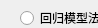
             <widget class="QWidget" name="page_14">
              <property name="geometry">
               <rect>
                <x>0</x>
                <y>0</y>
                <width>98</width>
                <height>28</height>
               </rect>
              </property>
              <attribute name="label">
               <string>生育模式</string>
              </attribute>
              <widget class="QRadioButton" name="radioButton_89">
               <property name="geometry">
                <rect>
                 <x>20</x>
                 <y>10</y>
                 <width>161</width>
                 <height>16</height>
                </rect>
               </property>
               <property name="text">
                <string>回归模型法(系统提供数据)</string>
               </property>
              </widget>
              <widget class="QRadioButton" name="radioButton_96">
               <property name="geometry">
                <rect>
                 <x>250</x>
                 <y>80</y>
                 <width>89</width>
                 <height>16</height>
                </rect>
               </property>
               <property name="text">
                <string>RadioButton</string>
               </property>
              </widget>
              <widget class="QRadioButton" name="radioButton_126">
               <property name="geometry">
                <rect>
                 <x>20</x>
                 <y>40</y>
                 <width>141</width>
                 <height>16</height>
                </rect>
               </property>
               <property name="text">
                <string>回归模型法(自行计算)</string>
               </property>
              </widget>
              <widget class="QRadioButton" name="radioButton_127">
               <property name="enabled">
                <bool>false</bool>
               </property>
               <property name="geometry">
                <rect>
                 <x>20</x>
                 <y>60</y>
                 <width>89</width>
                 <height>16</height>
                </rect>
               </property>
               <property name="text">
                <string>其它模型法</string>
               </property>
              </widget>
              <widget class="QComboBox" name="comboBox33">
               <property name="geometry">
                <rect>
                 <x>190</x>
                 <y>10</y>
                 <width>91</width>
                 <height>22</height>
                </rect>
               </property>
               <item>
                <property name="text">
                 <string>全国(整体)</string>
                </property>
               </item>
               <item>
                <property name="text">
                 <string>全国(分省合计)</string>
                </property>
               </item>
               <item>
                <property name="text">
                 <string>北京</string>
                </property>
               </item>
               <item>
                <property name="text">
                 <string>天津</string>
                </property>
               </item>
               <item>
                <property name="text">
                 <string>河北</string>
                </property>
               </item>
               <item>
                <property name="text">
                 <string>山西</string>
                </property>
               </item>
               <item>
                <property name="text">
                 <string>辽宁</string>
                </property>
               </item>
               <item>
                <property name="text">
                 <string>吉林</string>
                </property>
               </item>
               <item>
                <property name="text">
                 <string>黑龙江</string>
                </property>
               </item>
               <item>
                <property name="text">
                 <string>上海</string>
                </property>
               </item>
               <item>
                <property name="text">
                 <string>浙江</string>
                </property>
               </item>
               <item>
                <property name="text">
                 <string>安徽</string>
                </property>
               </item>
               <item>
                <property name="text">
                 <string>福建</string>
                </property>
               </item>
               <item>
                <property name="text">
                 <string>江西</string>
                </property>
               </item>
               <item>
                <property name="text">
                 <string>广西</string>
                </property>
               </item>
               <item>
                <property name="text">
                 <string>陕西</string>
                </property>
               </item>
               <item>
                <property name="text">
                 <string>海南</string>
                </property>
               </item>
               <item>
                <property name="text">
                 <string>四川</string>
                </property>
               </item>
               <item>
                <property name="text">
                 <string>贵州</string>
                </property>
               </item>
               <item>
                <property name="text">
                 <string>湖南</string>
                </property>
               </item>
               <item>
                <property name="text">
                 <string>河南</string>
                </property>
               </item>
               <item>
                <property name="text">
                 <string>广东</string>
                </property>
               </item>
               <item>
                <property name="text">
                 <string>湖北</string>
                </property>
               </item>
               <item>
                <property name="text">
                 <string>西藏</string>
                </property>
               </item>
               <item>
                <property name="text">
                 <string>重庆</string>
                </property>
               </item>
               <item>
                <property name="text">
                 <string>云南</string>
                </property>
               </item>
               <item>
                <property name="text">
                 <string>山东</string>
                </property>
               </item>
               <item>
                <property name="text">
                 <string>江苏</string>
                </property>
               </item>
               <item>
                <property name="text">
                 <string>内蒙古</string>
                </property>
               </item>
               <item>
                <property name="text">
                 <string>甘肃</string>
                </property>
               </item>
               <item>
                <property name="text">
                 <string>青海</string>
                </property>
               </item>
               <item>
                <property name="text">
                 <string>宁夏</string>
                </property>
               </item>
               <item>
                <property name="text">
                 <string>新疆</string>
                </property>
               </item>
              </widget>
             </widget>
